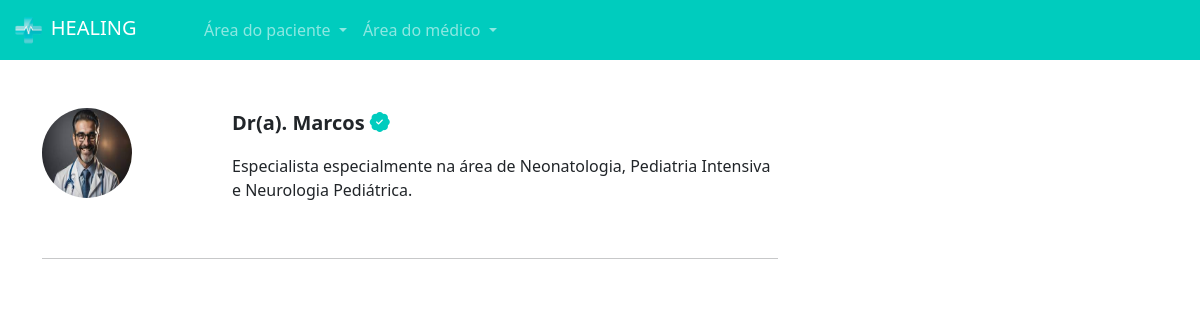
/pacientes/escolher_horario/1 (signed in), run on the app's committed database.
### medico/models.py (models this page shows, shortened)
class DadosMedico(models.Model):
    crm = models.CharField(max_length=30)
    nome = models.CharField(max_length=100)
    cep = models.CharField(max_length=15)
    rua = models.CharField(max_length=100)
    bairro = models.CharField(max_length=100)
    numero = models.IntegerField()
    rg =models. ImageField(upload_to='rgs')
    cedula_identidade_medica = models.ImageField(upload_to='cim')
    foto = models.ImageField(upload_to='fotos_perfil')
    descricao = models.TextField()
    valor_consulta = models.FloatField(default=100)
    user = models.ForeignKey(User, on_delete=models.DO_NOTHING)
    especialidade = models.ForeignKey(Especialidades, on_delete=models.DO_NOTHING)

### paciente/views.py (the view)
# urls.py: path('escolher_horario/<int:id_dados_medicos>', views.escolher_horario, name="escolher_horario"),
@login_required
def escolher_horario(request, id_dados_medicos):
    if request.method == "GET":
        medico = DadosMedico.objects.get(id=id_dados_medicos)
        datas_abertas = DatasAbertas.objects.filter(user=medico.user).filter(data__gte=datetime.now()).filter(agendado=False)
        return render(request, 'escolher_horario.html', {'medico': medico, 'datas_abertas': datas_abertas,'is_medico': is_medico(request.user)})

### medico/models.py (called while the page is built)
def is_medico(user):
    return DadosMedico.objects.filter(user=user).exists()

### paciente/templates/escolher_horario.html (shortened to what this page needs)
{% extends "base.html" %} {% load static %} {% block 'head' %}
<link rel="stylesheet" href="{% static 'medicos/css/abrir_horario.css' %}" />
<link rel="stylesheet" href="{% static 'usuarios/css/usuarios.css' %}" />
<link rel="stylesheet" href="{% static 'medicos/css/cadastro_medico.css' %}" />
<link rel="stylesheet" href="{% static 'pacientes/css/home.css' %}" />
<link
  rel="stylesheet"
  href="https://cdn.jsdelivr.net/npm/bootstrap-icons@1.11.3/font/bootstrap-icons.min.css"
/>
{% endblock 'head' %} {% block 'body' %}
{% include "partials/navbar.html" %}
<div class="container">
  <br /><br />
  <div class="row">
    <div class="col-md-8">
      <div class="row">
        <div class="col-md-3">
          <img src="{{medico.foto.url}}" class="foto-perfil-card" alt="" />
        </div>
        <div class="col-md">
          <p style="font-size: 20px" class="p-bold">
            Dr(a). {{medico.nome}} <i class="bi bi-patch-check-fill icon-main"></i>
          </p>
          <p>{{medico.descricao}}</p>
        </div>
      </div>
      <br />
      <hr />
    </div>
    <div class="col-md-4"></div>
  </div>
</div>
{% endblock 'body' %}

### templates/static/geral/css/base.css (style rules this page uses)
:root { --main-color: #00ccbe; --dark-color: #09a6a3; --contrast-color: #ffd686; }
.p-bold { font-weight: bold; }

### templates/static/pacientes/css/home.css (style rules this page uses)
.foto-perfil-card { width: 90px; height: 90px; border-radius: 45px; }
.icon-main { color: var(--main-color); }

### data on the page
DadosMedico: foto (picture), nome "Marcos", descricao "Especialista especialmente na área de Neonatologia, Pediatria Intensiva e Neurologia Pediátrica."
